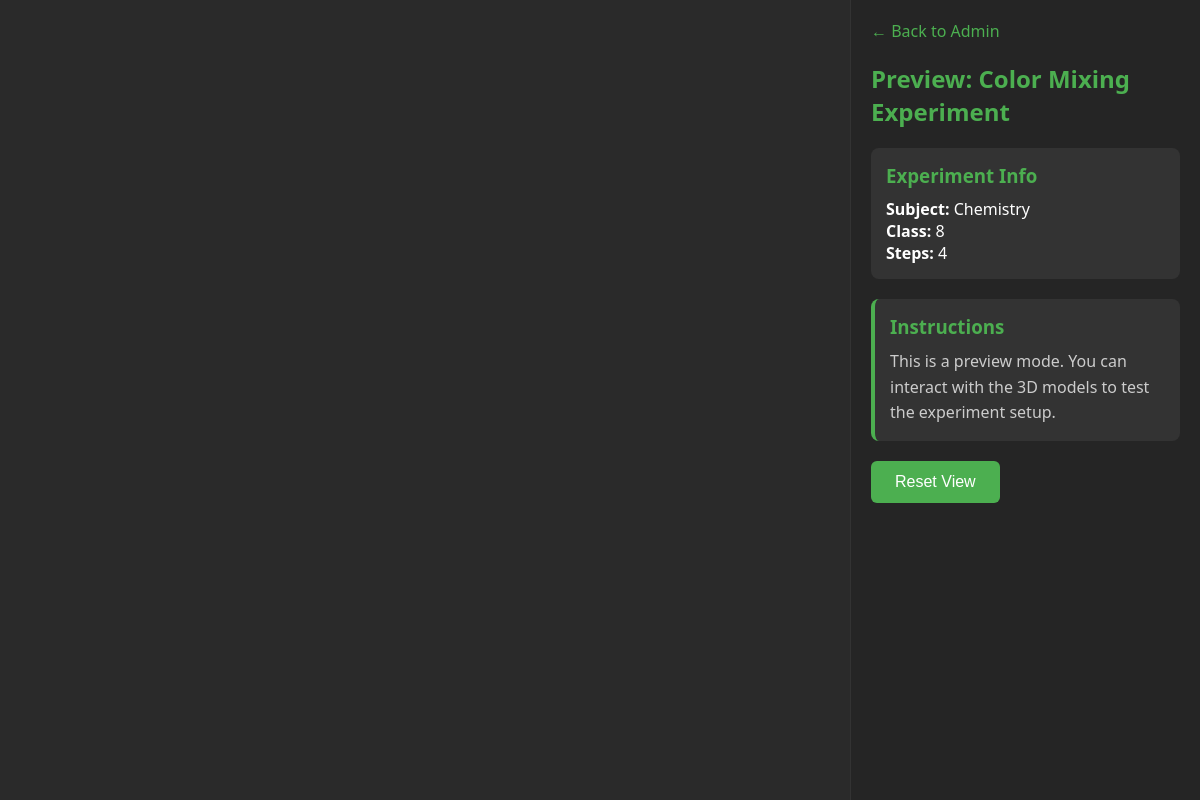
/admin/preview.php?id=exp_698a795820226, run on the app's committed database.
### tables this page shows
CREATE TABLE experiments (
    id VARCHAR(50) PRIMARY KEY,
    title VARCHAR(255) NOT NULL,
    subject VARCHAR(50) NOT NULL,
    class VARCHAR(10) NOT NULL,
    config_json TEXT NOT NULL,
    created_at DATETIME DEFAULT CURRENT_TIMESTAMP,
    updated_at DATETIME DEFAULT CURRENT_TIMESTAMP
);

### admin/config/database.php (called while the page is built, shortened)
<?php
function getDBConnection() {
    try {
        if (DB_TYPE === 'sqlite') {
            $dbPath = DB_SQLITE_PATH;
            try {
                $db = new PDO('sqlite:' . $dbPath);
                $db->setAttribute(PDO::ATTR_ERRMODE, PDO::ERRMODE_EXCEPTION);
                return $db;
            } catch (PDOException $e) {
                throw new Exception("Failed to create SQLite database: " . $e->getMessage() . " (Path: " . $dbPath . ")");
            }
        }
    } catch (PDOException $e) {
        throw new Exception("Database connection failed: " . $e->getMessage());
    } catch (Exception $e) {
        throw $e;
    }
}

### admin/classes/Database.php (called while the page is built, shortened)
<?php
require_once __DIR__ . '/../config/database.php';
class Database {
    private $db;
    public function __construct() {
        $this->db = getDBConnection();
    }
    private function initTables() {
        try {
            $schemaFile = __DIR__ . '/../config/schema.sql';
            $sql = file_get_contents($schemaFile);
            if (DB_TYPE === 'sqlite') {
                $statements = explode(';', $sql);
                foreach ($statements as $statement) {
                    $statement = trim($statement);
                    if (!empty($statement) && !preg_match('/^\s*--/', $statement)) {
                        try {
                            $this->db->exec($statement);
                        } catch (PDOException $e) {
                            if (strpos($e->getMessage(), 'already exists') === false) {
                                error_log('Schema execution error: ' . $e->getMessage());
                            }
                        }
                    }
                }
            } else {
                try {
                    $this->db->exec($sql);
                } catch (PDOException $e) {
                    error_log('Schema execution error: ' . $e->getMessage());
                }
            }
        } catch (Exception $e) {
            error_log('initTables error: ' . $e->getMessage());
        }
    }
    public function getExperiment($id) {
        $stmt = $this->db->prepare("SELECT * FROM experiments WHERE id = ?");
        $stmt->execute([$id]);
        $exp = $stmt->fetch(PDO::FETCH_ASSOC);
        $config = json_decode($exp['config_json'], true);
        $exp['models'] = $config['models'] ?? [];
        $exp['initialState'] = $config['initialState'] ?? [];
        $exp['reactions'] = $config['reactions'] ?? [];
        $stepStmt = $this->db->prepare("
            SELECT * FROM experiment_steps
            WHERE experiment_id = ?
            ORDER BY step_order
        ");
        $stepStmt->execute([$id]);
        $steps = $stepStmt->fetchAll(PDO::FETCH_ASSOC);
        $exp['steps'] = $steps;
        $stateStmt = $this->db->prepare("
            SELECT * FROM experiment_initial_state
            WHERE experiment_id = ?
        ");
        $stateStmt->execute([$id]);
        $states = $stateStmt->fetchAll(PDO::FETCH_ASSOC);
        $configInitialState = $config['initialState'] ?? [];
        $initialState = [];
        foreach ($states as $state) {
            $objectName = $state['object_name'];
            $configState = null;
            foreach ($configInitialState as $cs) {
                if (isset($cs['objectName']) && $cs['objectName'] === $objectName) {
                    $configState = $cs;
                    break;
                }
            }
            $initialState[] = [
                'objectName' => $objectName,
                'volume' => $state['volume'],
                'temperature' => $state['temperature'],
                'contents' => !empty($state['contents_json']) ? json_decode($state['contents_json'], true) : [],
                'initialColor' => $configState['initialColor'] ?? null,
                'boilingColor' => $configState['boilingColor'] ?? null,
                'coolingColor' => $configState['coolingColor'] ?? null
            ];
        }
        $exp['initialState'] = $initialState;
        return $exp;
    }
}

### admin/preview.php (the view, shortened to what this page needs)
<?php
require_once __DIR__ . '/classes/Database.php';
$db = new Database();
$id = $_GET['id'] ?? null;
$exp = $db->getExperiment($id);
?>
<!DOCTYPE html>
<html lang="en">
<head>
</head>
<body>
    <div id="container">
        <div id="canvas-container"></div>
        <div id="sidebar">
            <a href="index.php" class="back-link">← Back to Admin</a>
            <h2>Preview: <?= htmlspecialchars($exp['title']) ?></h2>
            <div class="info-panel">
                <h3>Experiment Info</h3>
                <p><strong>Subject:</strong> <?= htmlspecialchars($exp['subject']) ?></p>
                <p><strong>Class:</strong> <?= htmlspecialchars($exp['class']) ?></p>
                <p><strong>Steps:</strong> <?= count($exp['steps'] ?? []) ?></p>
            </div>
            <div class="step-info" id="step-info">
                <h3>Instructions</h3>
                <p>This is a preview mode. You can interact with the 3D models to test the experiment setup.</p>
            </div>
            <div class="controls">
                <button id="reset-btn">Reset View</button>
            </div>
        </div>
    </div>
</body>
</html>

### admin/preview.php (style rules this page uses)
* { margin: 0; padding: 0; box-sizing: border-box; }
body { font-family: 'Segoe UI', Tahoma, Geneva, Verdana, sans-serif; background: #1a1a1a; color: #fff; overflow: hidden; }
#container { display: flex; height: 100vh; }
#canvas-container { flex: 1; position: relative; background: #2a2a2a; }
#sidebar { width: 350px; background: #252525; padding: 20px; overflow-y: auto; border-left: 1px solid #333; }
h2 { margin-bottom: 20px; color: #4CAF50; }
.step-info { background: #333; padding: 15px; border-radius: 8px; margin-bottom: 15px; border-left: 4px solid #4CAF50; }
.step-info h3 { margin-bottom: 10px; color: #4CAF50; }
.step-info p { color: #ccc; line-height: 1.6; }
.controls { margin-top: 20px; }
button { background: #4CAF50; color: white; border: none; padding: 12px 24px; border-radius: 6px; cursor: pointer; font-size: 16px; margin-right: 10px; margin-bottom: 10px; transition: background 0.3s; }
.info-panel { background: #333; padding: 15px; border-radius: 8px; margin-bottom: 20px; }
.info-panel h3 { margin-bottom: 10px; color: #4CAF50; }
.back-link { display: inline-block; margin-bottom: 20px; color: #4CAF50; text-decoration: none; }

### data on the page
experiments: title "Color Mixing Experiment", subject "Chemistry", class "8"

### other printed values
count($exp['steps'] ?? []) "4"
